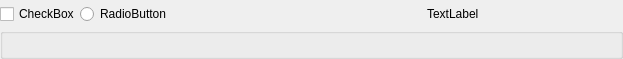
<?xml version="1.0" encoding="UTF-8"?>
<ui version="4.0">
 <class>C_SdBueMessageRxEntry</class>
 <widget class="QWidget" name="C_SdBueMessageRxEntry">
  <property name="geometry">
   <rect>
    <x>0</x>
    <y>0</y>
    <width>623</width>
    <height>40</height>
   </rect>
  </property>
  <property name="windowTitle">
   <string>Form</string>
  </property>
  <layout class="QVBoxLayout" name="verticalLayout" stretch="0,0">
   <property name="spacing">
    <number>0</number>
   </property>
   <property name="leftMargin">
    <number>0</number>
   </property>
   <property name="topMargin">
    <number>0</number>
   </property>
   <property name="rightMargin">
    <number>0</number>
   </property>
   <property name="bottomMargin">
    <number>0</number>
   </property>
   <item>
    <layout class="QHBoxLayout" name="horizontalLayout" stretch="0,0,1,0">
     <property name="spacing">
      <number>0</number>
     </property>
     <item>
      <widget class="stw::opensyde_gui_elements::C_OgeChxDefaultSmall" name="pc_CheckBoxActive">
       <property name="minimumSize">
        <size>
         <width>0</width>
         <height>28</height>
        </size>
       </property>
       <property name="maximumSize">
        <size>
         <width>16777215</width>
         <height>28</height>
        </size>
       </property>
       <property name="text">
        <string>CheckBox</string>
       </property>
      </widget>
     </item>
     <item>
      <widget class="stw::opensyde_gui_elements::C_OgeRabProperties" name="pc_RadioButtonActive">
       <property name="minimumSize">
        <size>
         <width>0</width>
         <height>28</height>
        </size>
       </property>
       <property name="maximumSize">
        <size>
         <width>16777215</width>
         <height>28</height>
        </size>
       </property>
       <property name="text">
        <string>RadioButton</string>
       </property>
      </widget>
     </item>
     <item>
      <spacer name="horizontalSpacer_5">
       <property name="orientation">
        <enum>Qt::Horizontal</enum>
       </property>
       <property name="sizeHint" stdset="0">
        <size>
         <width>40</width>
         <height>0</height>
        </size>
       </property>
      </spacer>
     </item>
     <item>
      <widget class="QWidget" name="widget" native="true">
       <property name="sizePolicy">
        <sizepolicy hsizetype="Preferred" vsizetype="Fixed">
         <horstretch>0</horstretch>
         <verstretch>0</verstretch>
        </sizepolicy>
       </property>
       <property name="minimumSize">
        <size>
         <width>196</width>
         <height>0</height>
        </size>
       </property>
       <property name="maximumSize">
        <size>
         <width>196</width>
         <height>16777215</height>
        </size>
       </property>
       <layout class="QHBoxLayout" name="horizontalLayout_2" stretch="1,0">
        <property name="spacing">
         <number>0</number>
        </property>
        <property name="leftMargin">
         <number>0</number>
        </property>
        <property name="topMargin">
         <number>0</number>
        </property>
        <property name="rightMargin">
         <number>0</number>
        </property>
        <property name="bottomMargin">
         <number>0</number>
        </property>
        <item>
         <widget class="stw::opensyde_gui_elements::C_OgeLabToolTipBase" name="pc_LabelTimeoutLink">
          <property name="styleRole" stdset="0">
           <string>group-item</string>
          </property>
          <property name="text">
           <string>TextLabel</string>
          </property>
         </widget>
        </item>
        <item>
         <spacer name="horizontalSpacer_2">
          <property name="orientation">
           <enum>Qt::Horizontal</enum>
          </property>
          <property name="sizeHint" stdset="0">
           <size>
            <width>40</width>
            <height>20</height>
           </size>
          </property>
         </spacer>
        </item>
       </layout>
      </widget>
     </item>
    </layout>
   </item>
   <item>
    <widget class="stw::opensyde_gui_elements::C_OgeGbxTransparent" name="pc_GroupBoxSubEntries">
     <property name="title">
      <string/>
     </property>
     <layout class="QVBoxLayout" name="pc_VerticalLayout">
      <property name="spacing">
       <number>0</number>
      </property>
      <property name="leftMargin">
       <number>27</number>
      </property>
      <property name="topMargin">
       <number>0</number>
      </property>
      <property name="rightMargin">
       <number>0</number>
      </property>
      <property name="bottomMargin">
       <number>0</number>
      </property>
     </layout>
    </widget>
   </item>
  </layout>
 </widget>
 <customwidgets>
  <customwidget>
   <class>stw::opensyde_gui_elements::C_OgeLabToolTipBase</class>
   <extends>QLabel</extends>
   <header>C_OgeLabToolTipBase.hpp</header>
  </customwidget>
  <customwidget>
   <class>stw::opensyde_gui_elements::C_OgeGbxTransparent</class>
   <extends>QGroupBox</extends>
   <header>C_OgeGbxTransparent.hpp</header>
   <container>1</container>
  </customwidget>
  <customwidget>
   <class>stw::opensyde_gui_elements::C_OgeChxDefaultSmall</class>
   <extends>QCheckBox</extends>
   <header>C_OgeChxDefaultSmall.hpp</header>
  </customwidget>
  <customwidget>
   <class>stw::opensyde_gui_elements::C_OgeRabProperties</class>
   <extends>QRadioButton</extends>
   <header>C_OgeRabProperties.hpp</header>
  </customwidget>
 </customwidgets>
 <resources/>
 <connections/>
</ui>
